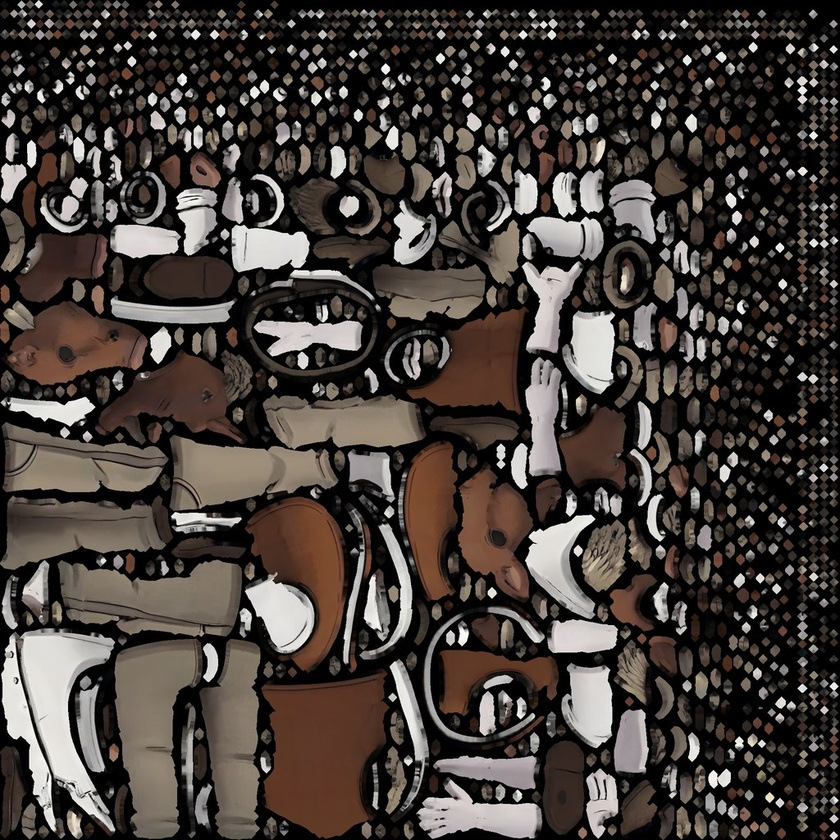
#> input picture src/art/models/boar.jpg, 840 x 840 px, shrunk from 1024 x 1024 before the run
$ python tower_recolor.py ../../../src/art/models/boar.jpg ../../../src/art/models/cow.jpg
#> lines starting #> are read from the running program, lines starting #| are printed output that depends on the picture
"""石塔贴图调色：AI 烘出来的贴图偏写实（照片感的棕灰砖、木门、很多细噪点），这里改成锈湖原作的手绘风格——
中值滤波抹掉照片噪点 → 按亮度重映射到一条暖灰石头色带（墨黑窗洞 / 灰砂浆 / 暖灰石面 / 浅色檐线）→ 边缘加一点墨线。
用法：python tower_recolor.py 烘焙图.png 输出.jpg
"""
import sys
import numpy as np
from PIL import Image, ImageFilter

src, dst = sys.argv[1], sys.argv[2]
im = Image.open(src).convert('RGB')
#> im is the input picture: PIL image 840x840 RGB; mean R, G, B 70.3, 62.9, 58.4
sm = im.filter(ImageFilter.MedianFilter(7)).filter(ImageFilter.GaussianBlur(1.2))
a = np.asarray(sm).astype(np.float32) / 255
lum = a @ np.array([0.299, 0.587, 0.114], np.float32)
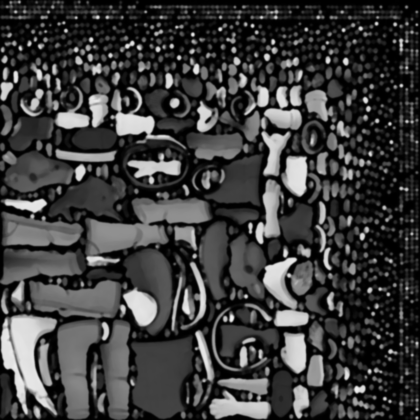
#> lum: shape (840, 840) float32 (shown at 1/2 size); min 0, max 0.969, mean 0.243
lo, hi = np.percentile(lum, 3), np.percentile(lum, 97)
#> lo = 0.00207; hi = 0.85
l = np.clip((lum - lo) / (hi - lo), 0, 1)
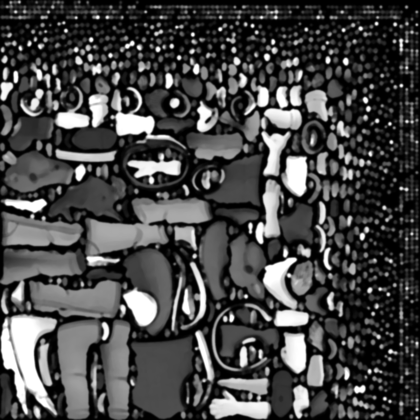
#> l: shape (840, 840) float32 (shown at 1/2 size); min 0, max 1, mean 0.283
# 色带：位置 → 颜色（和岛上其他石头 #aaa69e / #77746e / #2b2724 同一套，略偏暖，贴近参考图里的米灰石塔）
stops = [(0.00, '#1b1815'), (0.14, '#2b2724'), (0.36, '#6f6a60'), (0.60, '#a49e8c'), (0.82, '#c3baa2'), (1.00, '#d9d0b6')]
xs = np.array([p for p, _ in stops], np.float32)
cols = np.array([[int(c[i:i + 2], 16) for i in (1, 3, 5)] for _, c in stops], np.float32) / 255
out = np.stack([np.interp(l, xs, cols[:, k]) for k in range(3)], -1)
# 手绘墨线：亮度梯度大的地方（砖缝、窗框、檐口）压暗一点
gy, gx = np.gradient(np.asarray(sm.convert('L')).astype(np.float32) / 255)
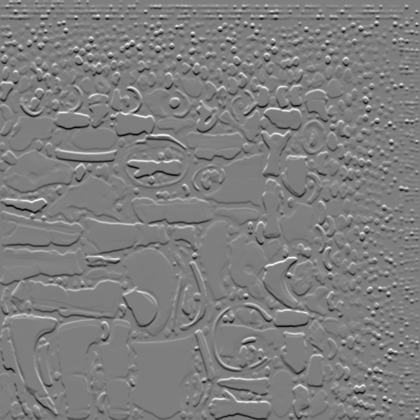
#> gy: shape (840, 840) float32 (shown at 1/2 size); min -0.243, max 0.247, mean 1.13e-05; drawn with min black and max white
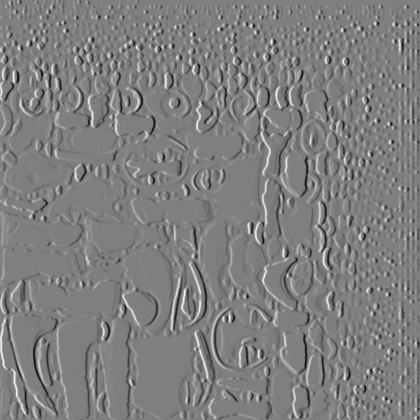
#> gx: shape (840, 840) float32 (shown at 1/2 size); min -0.251, max 0.253, mean -3.13e-05; drawn with min black and max white
edge = np.clip(np.hypot(gx, gy) * 14, 0, 1)
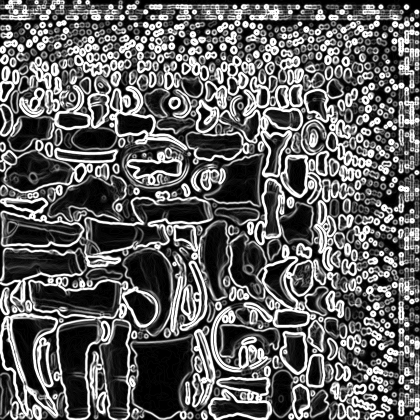
#> edge: shape (840, 840) float32 (shown at 1/2 size); min 0, max 1, mean 0.379
out = out * (1 - 0.38 * edge[..., None])
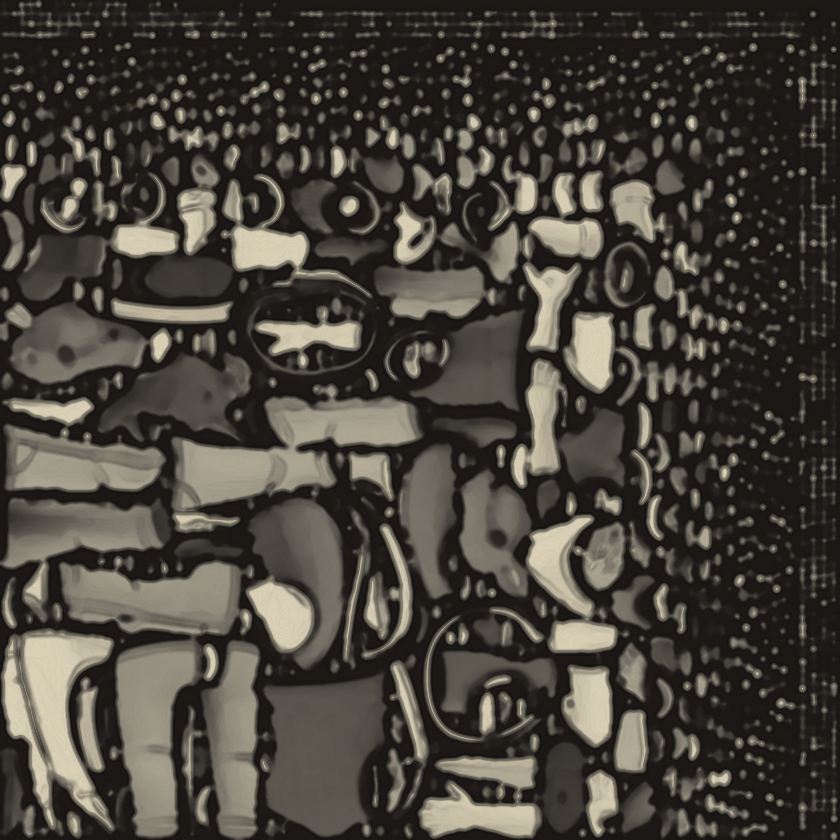
#> out: shape (840, 840, 3) float64; mean of channels 0, 1, 2 0.283, 0.267, 0.238; drawn as R, G, B
Image.fromarray((np.clip(out, 0, 1) * 255).astype(np.uint8)).save(dst, quality=88, optimize=True)
print('saved', dst)

$ run again, on src/art/models/david.jpg
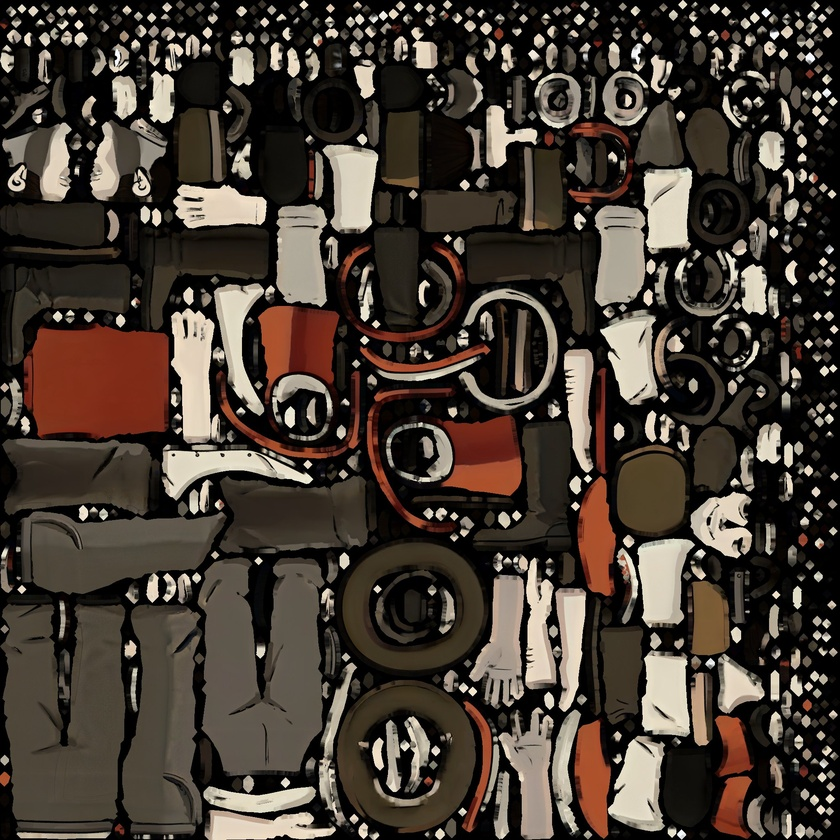
#> input picture src/art/models/david.jpg, 840 x 840 px, shrunk from 2048 x 2048 before the run
#> im is the input picture: PIL image 840x840 RGB; mean R, G, B 70.8, 60.9, 52.2
#> `lum = a @ np.array([0.299, 0.587, 0.114], np.float32)`:
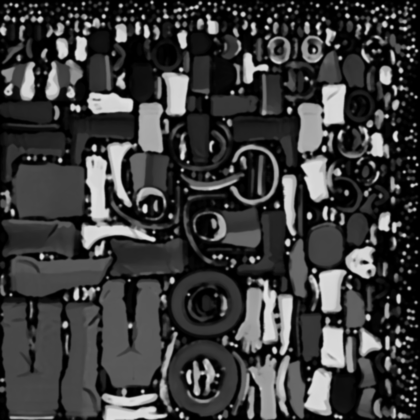
#> lum: shape (840, 840) float32 (shown at 1/2 size); min 0, max 0.96, mean 0.238
#> lo = 0.000894; hi = 0.841
#> `out = out * (1 - 0.38 * edge[..., None])`:
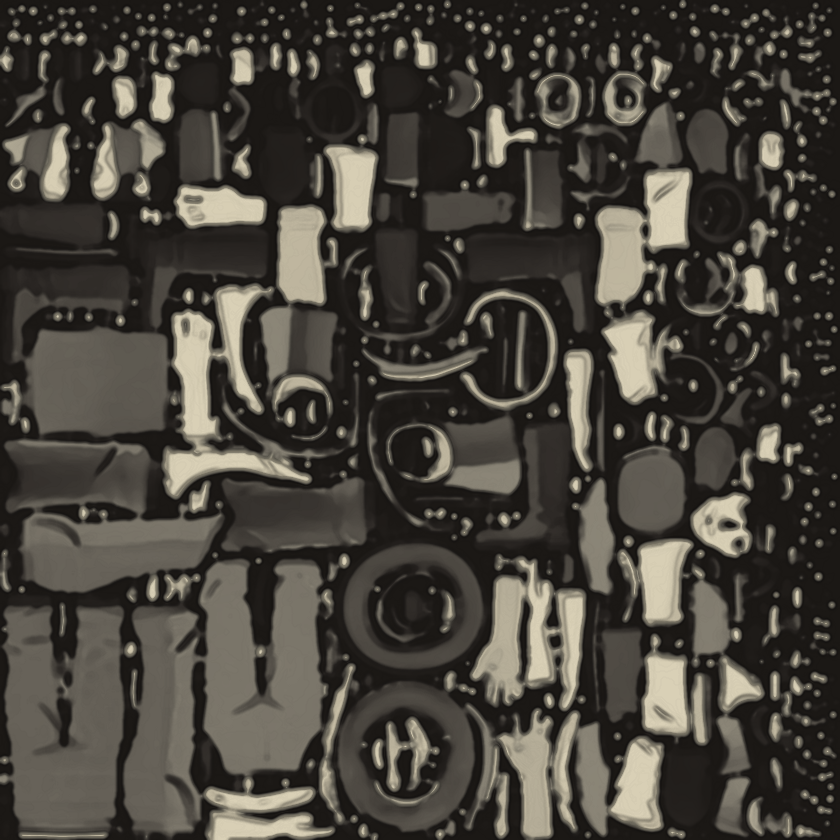
#> out: shape (840, 840, 3) float64; mean of channels 0, 1, 2 0.283, 0.267, 0.238; drawn as R, G, B

$ run again, on src/art/models/deer.jpg
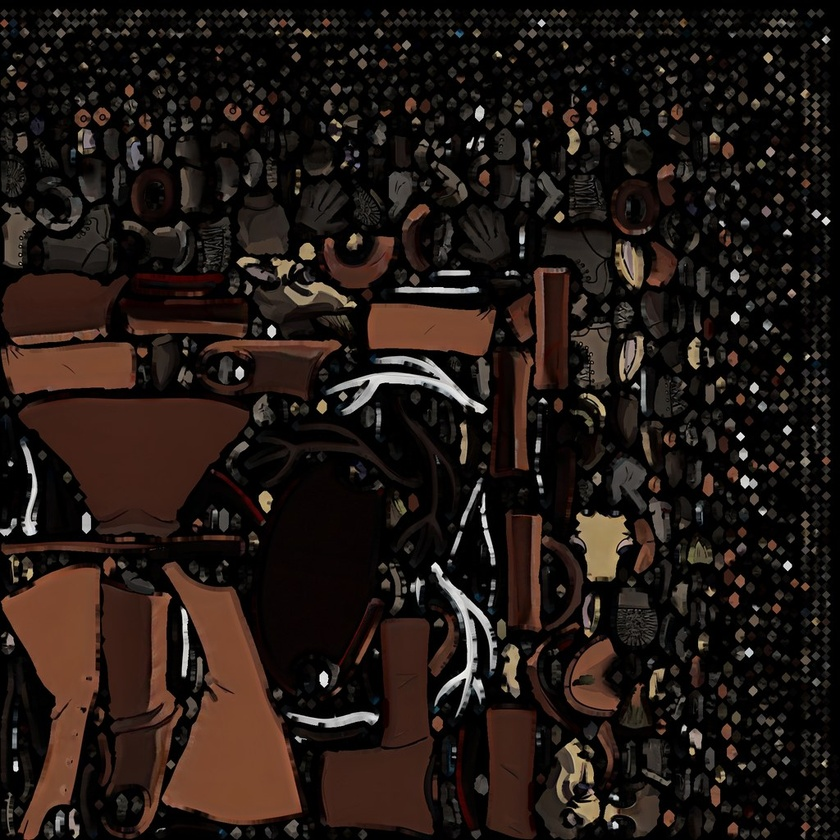
#> input picture src/art/models/deer.jpg, 840 x 840 px, shrunk from 1024 x 1024 before the run
#> im is the input picture: PIL image 840x840 RGB; mean R, G, B 34, 24.7, 20.5
#> `lum = a @ np.array([0.299, 0.587, 0.114], np.float32)`:
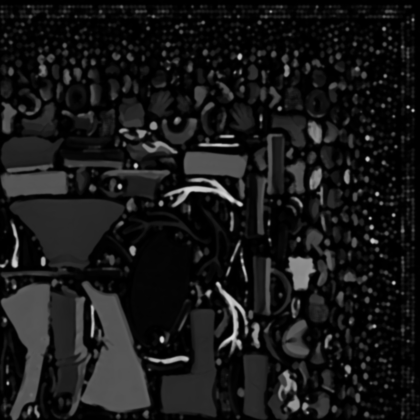
#> lum: shape (840, 840) float32 (shown at 1/2 size); min 0, max 0.882, mean 0.0973
#> lo = 0; hi = 0.358
#> `out = out * (1 - 0.38 * edge[..., None])`:
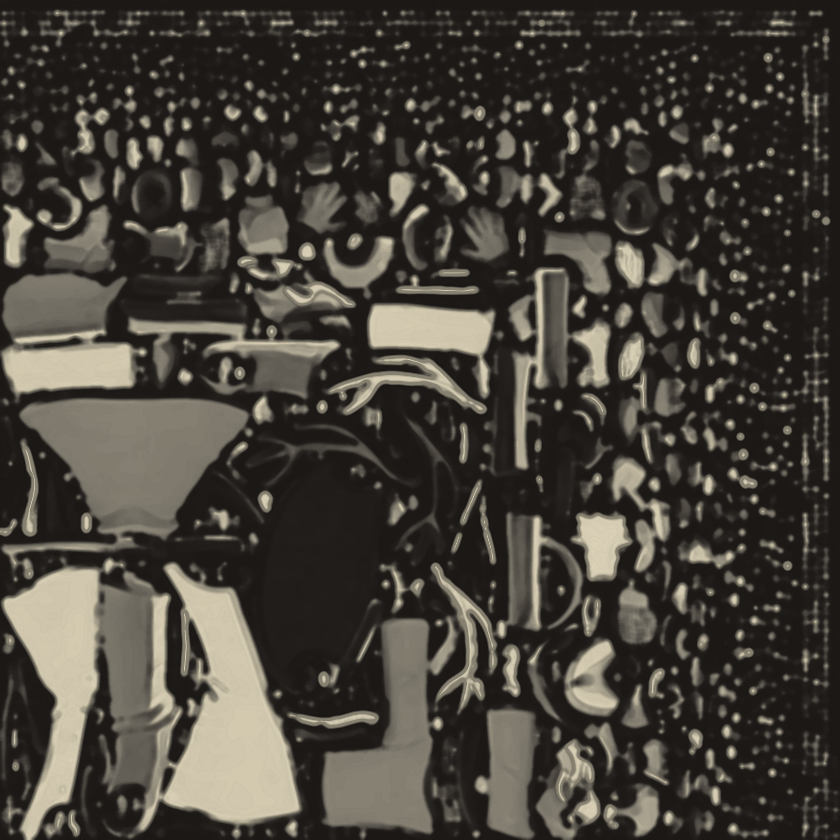
#> out: shape (840, 840, 3) float64; mean of channels 0, 1, 2 0.275, 0.259, 0.23; drawn as R, G, B
